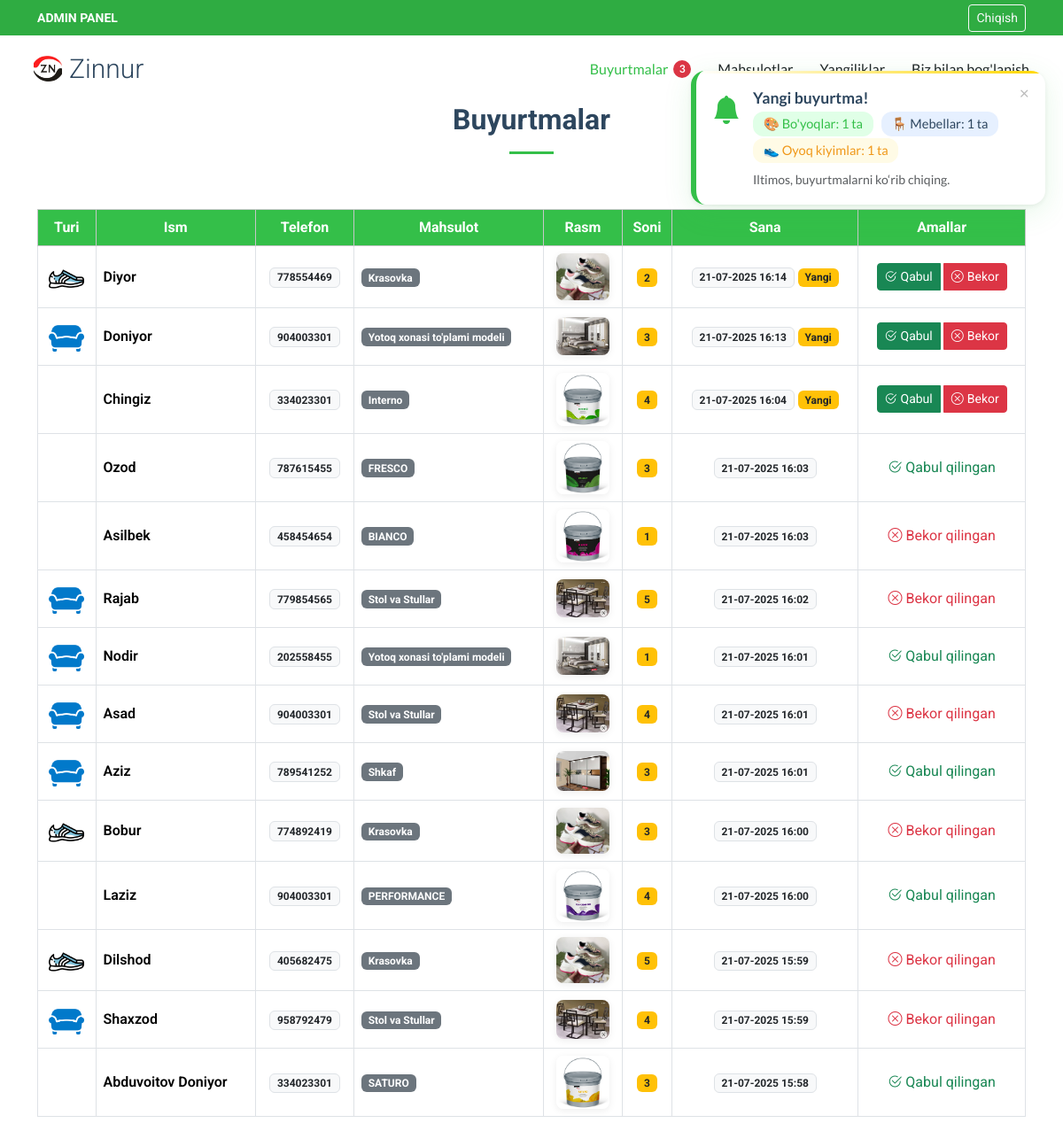
The page /admin-panel/orders (signed in) on the database its author committed.
### products/models.py (models this page shows, shortened)
class FootwearOrderRequest(models.Model):
    product = models.ForeignKey('FootwearProduct', on_delete=models.CASCADE, related_name='orders')
    full_name = models.CharField(max_length=100)
    phone_number = models.CharField(max_length=20)
    quantity = models.PositiveIntegerField(default=1)
    created_at = models.DateTimeField(auto_now_add=True)
    status = models.CharField(max_length=20, choices=ORDER_STATUS_CHOICES, default='yangi')

class FootwearProduct(models.Model):
    name = models.CharField(max_length=100)
    description = models.TextField()
    price = models.DecimalField(max_digits=10, decimal_places=2)
    image = models.ImageField(upload_to='footwear_images/')

class FurnitureOrderRequest(models.Model):
    product = models.ForeignKey('FurnitureProduct', on_delete=models.CASCADE, related_name='orders')
    full_name = models.CharField(max_length=100)
    phone_number = models.CharField(max_length=20)
    quantity = models.PositiveIntegerField(default=1)
    created_at = models.DateTimeField(auto_now_add=True)
    status = models.CharField(max_length=20, choices=ORDER_STATUS_CHOICES, default='yangi')

class FurnitureProduct(models.Model):
    name = models.CharField(max_length=100)
    description = models.TextField()
    price = models.DecimalField(max_digits=10, decimal_places=2)
    image = models.ImageField(upload_to='furniture_images/')

class OrderRequest(models.Model):
    product = models.ForeignKey('PaintProduct', on_delete=models.CASCADE, related_name='orders')
    full_name = models.CharField(max_length=100)
    phone_number = models.CharField(max_length=20)
    quantity = models.PositiveIntegerField(default=1)
    created_at = models.DateTimeField(auto_now_add=True)
    status = models.CharField(max_length=20, choices=ORDER_STATUS_CHOICES, default='yangi')

class PaintProduct(models.Model):
    name = models.CharField(max_length=100)
    description = models.TextField()
    price = models.DecimalField(max_digits=10, decimal_places=2)
    image = models.ImageField(upload_to='images/')

### admin_panel/views.py (the view)
# urls.py: path('orders', views.all_orders, name='orders'),
@user_passes_test(is_admin)
def all_orders(request):
    paint_orders = OrderRequest.objects.all()
    furniture_orders = FurnitureOrderRequest.objects.all()
    footwear_orders = FootwearOrderRequest.objects.all()
    all_orders = []
    for o in paint_orders:
        all_orders.append({
            'id': o.id,
            'type': 'paint',
            'full_name': o.full_name,
            'phone_number': o.phone_number,
            'product': o.product.name,
            'image': o.product.image,
            'quantity': o.quantity,
            'created_at': o.created_at,
            'status': o.status,
            'model': 'paint',
        })
    for o in furniture_orders:
        all_orders.append({
            'id': o.id,
            'type': 'furniture',
            'full_name': o.full_name,
            'phone_number': o.phone_number,
            'product': o.product.name,
            'image': o.product.image,
            'quantity': o.quantity,
            'created_at': o.created_at,
            'status': o.status,
            'model': 'furniture',
        })
    for o in footwear_orders:
        all_orders.append({
            'id': o.id,
            'type': 'footwear',
            'full_name': o.full_name,
            'phone_number': o.phone_number,
            'product': o.product.name,
            'image': o.product.image,
            'quantity': o.quantity,
            'created_at': o.created_at,
            'status': o.status,
            'model': 'footwear',
        })
    all_orders = sorted(all_orders, key=lambda x: x['created_at'], reverse=True)
    paginator = Paginator(all_orders, 25)
    page_number = request.GET.get('page')
    page_obj = paginator.get_page(page_number)
    return render(request, 'admin_panel/all_orders.html', {
        'orders': page_obj.object_list,
        'page_obj': page_obj,
        'is_paginated': page_obj.has_other_pages(),
    })

### admin_panel/views.py (called while the page is built)
def is_admin(user):
    return user.is_authenticated and user.is_staff

### templates/admin_panel/all_orders.html (shortened to what this page needs)
{% extends 'admin_panel/admin_base.html' %}
{% block content %}
{% load static %}
<link rel="stylesheet" href="https://cdn.datatables.net/1.13.6/css/dataTables.bootstrap5.min.css">
<div class="container section-title" data-aos="fade-up" >
  <h2>Buyurtmalar</h2>
</div>
<div class="container">
  <div class="table-responsive">
    <table id="ordersTable" class="table table-hover table-bordered align-middle">
      <thead class="table-light">
        <tr>
          <th>Turi</th>
          <th>Ism</th>
          <th>Telefon</th>
          <th>Mahsulot</th>
          <th>Rasm</th>
          <th>Soni</th>
          <th>Sana</th>
          <th>Amallar</th>
        </tr>
      </thead>
      <tbody>
        {% for o in orders %}
        <tr {% if o.status == 'yangi' %} style="background-color:#fffbe6;" {% endif %}>
          <td style="font-size: 2rem; text-align: center;">
            {% if o.type == 'paint' %} <img width="40rem" src="{% static 'img/order1.png' %}" alt="">
            {% elif o.type == 'furniture' %} <img width="40rem" src="{% static 'img/order2.png' %}" alt="">
            {% elif o.type == 'footwear' %} <img width="40rem" src="{% static 'img/order3.png' %}" alt="">
            {% else %}{{ o.type }}{% endif %}
          </td>
          <td class="fw-semibold">{{ o.full_name }}</td>
          <td class="text-center"><span class="badge bg-light text-dark border">{{ o.phone_number }}</span></td>
          <td><span class="badge bg-secondary">{{ o.product }}</span></td>
          <td class="text-center">
            <img src="{{ o.image.url }}" alt="{{ o.product.name }}" class="product-img-thumb" style="max-width:60px;max-height:60px;">
          </td>
          <td class="text-center"><span class="badge bg-warning text-dark">{{ o.quantity }}</span></td>
          <td class="text-center">
            <span class="badge bg-light text-dark border">{{ o.created_at|date:"d-m-Y H:i" }}</span>
            {% if o.status == 'yangi' %}
            <span class="badge bg-warning text-dark">Yangi</span>
            {% endif %}
          </td>
          <td class="text-center">
            <div class="btn-group" role="group">
              {% if o.status == 'yangi' %}
                <button class="btn btn-success btn-sm me-1 d-flex align-items-center gap-1" onclick="updateStatusByType('{{ o.type }}', {{ o.id }}, 'qabul_qilingan')">
                  <i class="bi bi-check2-circle"></i> Qabul
                </button>
                <button class="btn btn-danger btn-sm d-flex align-items-center gap-1" onclick="updateStatusByType('{{ o.type }}', {{ o.id }}, 'bekor_qilingan')">
                  <i class="bi bi-x-circle"></i> Bekor
                </button>
              {% elif o.status == 'qabul_qilingan' %}
                <span class="text-success d-flex align-items-center gap-1"><i class="bi bi-check2-circle"></i> Qabul qilingan</span>
              {% elif o.status == 'bekor_qilingan' %}
                <span class="text-danger d-flex align-items-center gap-1"><i class="bi bi-x-circle"></i> Bekor qilingan</span>
              {% endif %}
            </div>
          </td>
        </tr>
        {% empty %}
        <tr><td colspan="8" class="text-center">Buyurtmalar topilmadi.</td></tr>
        {% endfor %}
      </tbody>
    </table>
  </div>
</div>
{% endblock %}

### static/css/main.css (style rules this page uses)
:root { --default-font: "Roboto", system-ui, -apple-system, "Segoe UI", Roboto, "Helvetica Neue", Arial, "Noto Sans", "Liberation Sans", sans-serif, "Apple Color Emoji", "Segoe UI Emoji", "Segoe UI Symbol", "Noto Color Emoji"; --heading-font: "Roboto", sans-serif; --nav-font: "Lato", sans-serif; }
:root { --background-color: #ffffff; --default-color: #212529; --heading-color: #2d465e; --accent-color: #34bf49; --surface-color: #ffffff; --contrast-color: #ffffff; }
:root { --nav-color: #212529; --nav-hover-color: #34bf49; --nav-mobile-background-color: #ffffff; --nav-dropdown-background-color: #ffffff; --nav-dropdown-color: #212529; --nav-dropdown-hover-color: #34bf49; }
:root { scroll-behavior: smooth; }
body { color: var(--default-color); background-color: var(--background-color); font-family: var(--default-font); }
h1, h2, h3, h4, h5, h6 { color: var(--heading-color); font-family: var(--heading-font); }
.section-title { text-align: center; padding-bottom: 60px; position: relative; }
.section-title h2 { font-size: 22px; font-weight: 500; margin-bottom: 0; }
.section-title { text-align: center; padding-bottom: 10px; position: relative; }
.section-title h2 { font-size: 32px; font-weight: 700; margin-bottom: 20px; padding-bottom: 20px; position: relative; }
.section-title h2:after { content: ""; position: absolute; display: block; width: 50px; height: 3px; background: var(--accent-color); left: 0; right: 0; bottom: 0; margin: auto; }
.table thead th { background-color: var(--accent-color); text-align: center; color: #fff; }
.table-responsive { margin-top: 2rem; }
.table thead th { vertical-align: middle; }
.product-img-thumb { transition: transform 0.2s; border-radius: 8px; box-shadow: 0 2px 8px rgba(0,0,0,0.07); cursor: pointer; }

### rows shown on the page
FootwearOrderRequest: full_name "Diyor", phone_number "778554469", created_at "21-07-2025 16:14", status "yangi" (drawn)
FootwearProduct: product "Krasovka" "Krasovka" "Krasovka"
FurnitureOrderRequest: full_name "Doniyor", phone_number "904003301", created_at "21-07-2025 16:13", status "yangi" (drawn)
FurnitureProduct: product "Yotoq xonasi to'plami modeli" "Yotoq xonasi to'plami modeli"
OrderRequest: full_name "Chingiz", phone_number "334023301", created_at "21-07-2025 16:04", status "yangi" (drawn)
PaintProduct: product "Interno"
OrderRequest: full_name "Ozod", phone_number "787615455", created_at "21-07-2025 16:03", status "qabul_qilingan" (drawn)
PaintProduct: product "FRESCO"
OrderRequest: full_name "Asilbek", phone_number "458454654", created_at "21-07-2025 16:03", status "bekor_qilingan" (drawn)
PaintProduct: product "BIANCO"
FurnitureOrderRequest: full_name "Rajab", phone_number "779854565", created_at "21-07-2025 16:02", status "bekor_qilingan" (drawn)
FurnitureProduct: product "Stol va Stullar" "Stol va Stullar" "Stol va Stullar"
FurnitureOrderRequest: full_name "Nodir", phone_number "202558455", created_at "21-07-2025 16:01", status "qabul_qilingan" (drawn)
FurnitureOrderRequest: full_name "Asad", phone_number "904003301", created_at "21-07-2025 16:01", status "bekor_qilingan" (drawn)
FurnitureOrderRequest: full_name "Aziz", phone_number "789541252", created_at "21-07-2025 16:01", status "qabul_qilingan" (drawn)
FurnitureProduct: product "Shkaf"
FootwearOrderRequest: full_name "Bobur", phone_number "774892419", created_at "21-07-2025 16:00", status "bekor_qilingan" (drawn)
OrderRequest: full_name "Laziz", phone_number "904003301", created_at "21-07-2025 16:00", status "qabul_qilingan" (drawn)
PaintProduct: product "PERFORMANCE"
FootwearOrderRequest: full_name "Dilshod", phone_number "405682475", created_at "21-07-2025 15:59", status "bekor_qilingan" (drawn)
FurnitureOrderRequest: full_name "Shaxzod", phone_number "958792479", created_at "21-07-2025 15:59", status "bekor_qilingan" (drawn)
OrderRequest: full_name "Abduvoitov Doniyor", phone_number "334023301", created_at "21-07-2025 15:58", status "qabul_qilingan" (drawn)
PaintProduct: product "SATURO"

### other values the page prints
{{ o.quantity }} "2" "3" "4" "3" "1" "5" "1" "4" "3" "3" "4" "5" "4" "3"
